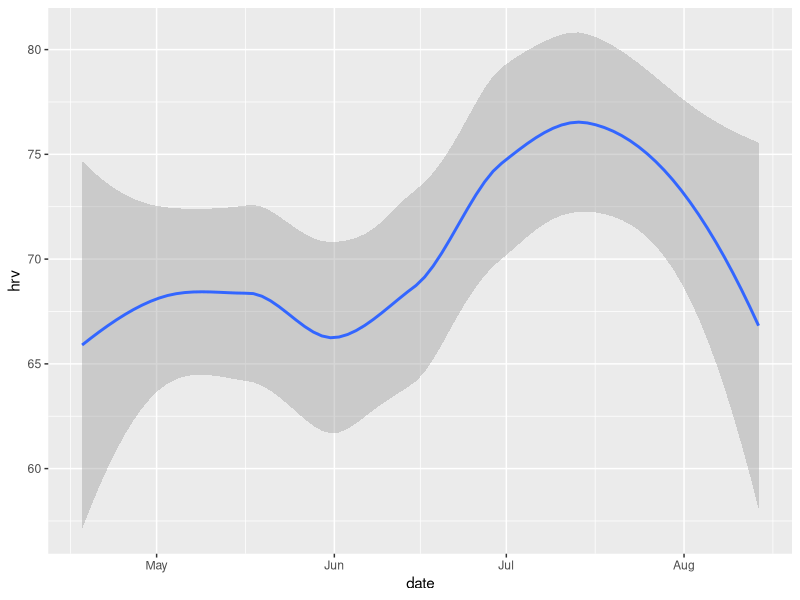
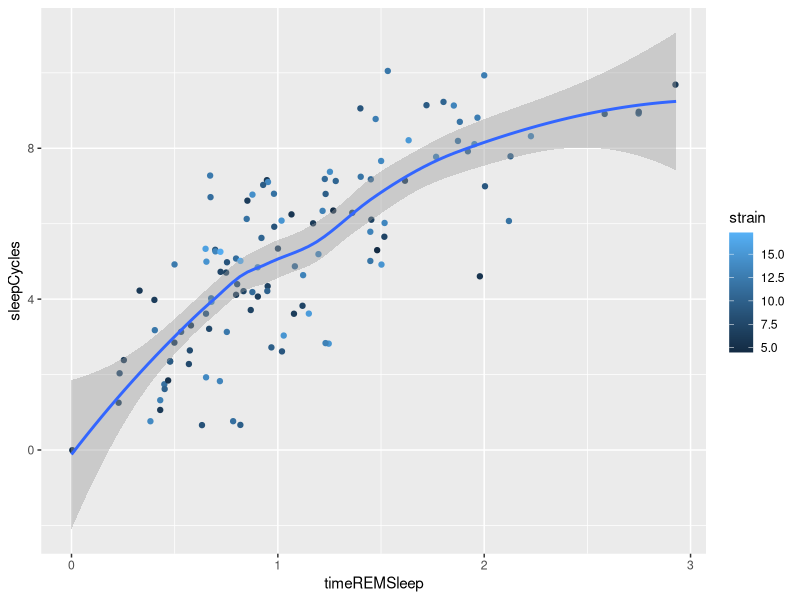
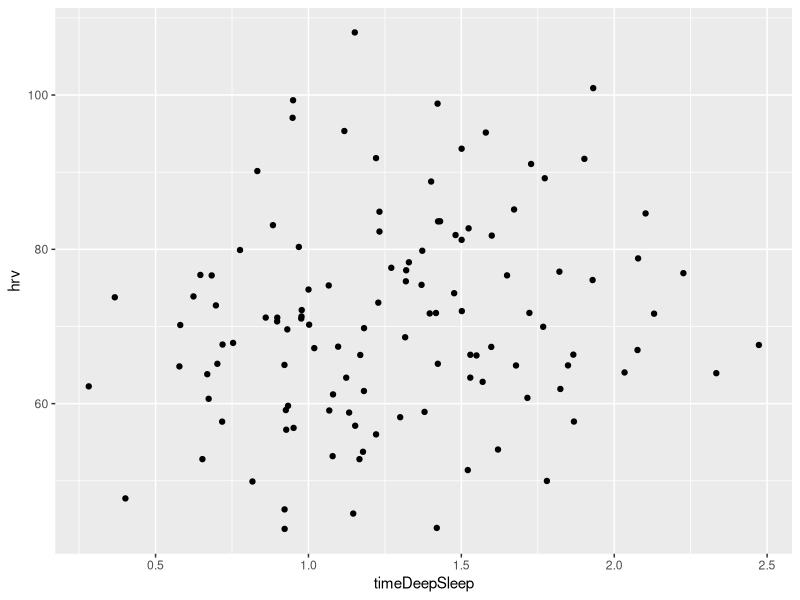
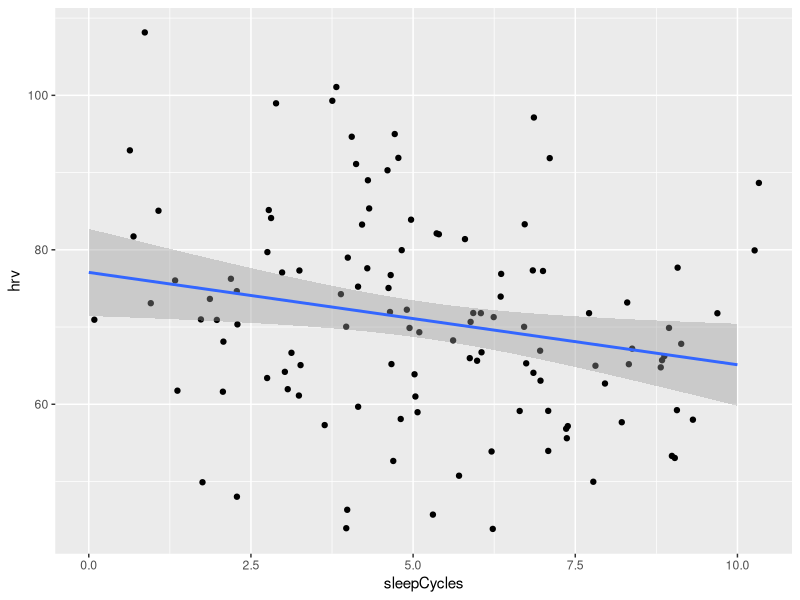
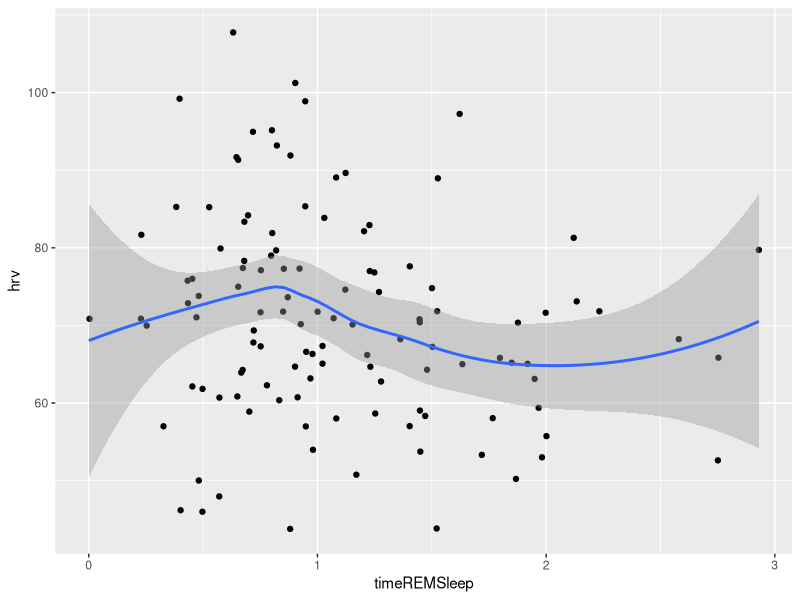
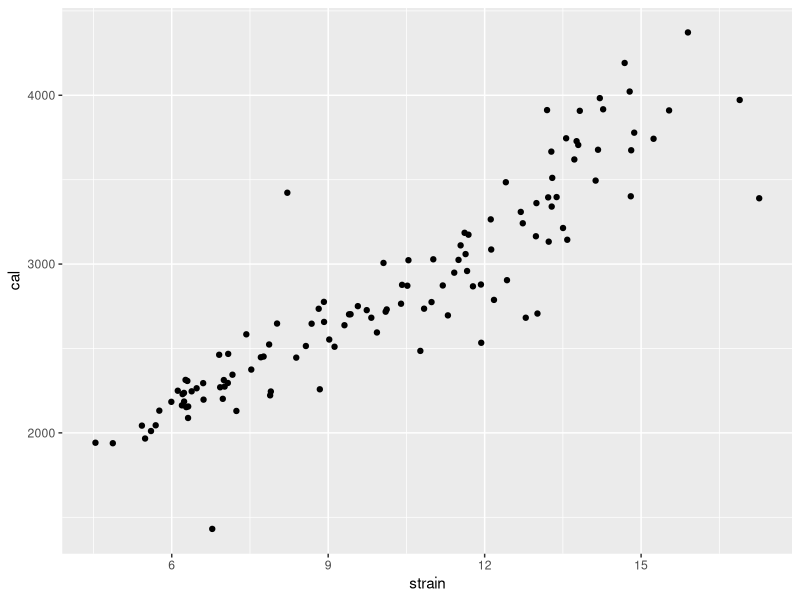
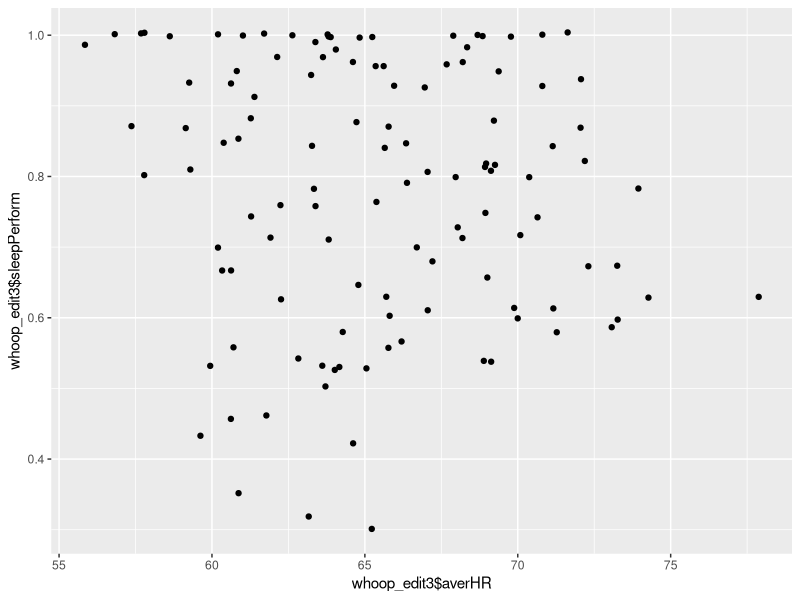
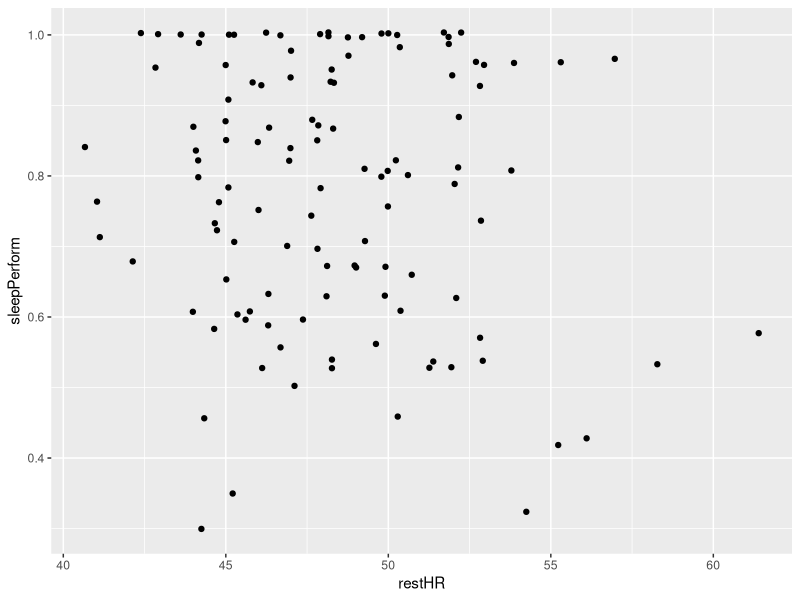

Write R code to recreate these figures, in order.
# load gdata package
library(gdata)

# load dplyr
library(dplyr)

whoop_df_original <- read.csv("capstone_WHOOP_data_14aug_18apr.csv", header = TRUE)
whoop_df_original
class(whoop_df_original)
names(whoop_df_original)
str(whoop_df_original)
summary(whoop_df_original)

# create new data frame to edit
whoop_edit <- whoop_df_original

# remove empty rows 120 - 179
whoop_edit <- whoop_edit[-c(120:179), ]
View(whoop_edit)
summary(whoop_edit)

#new data frame to edit Recovery column; convert from factors to numerics
whoop_edit_recovery <- whoop_edit
whoop_edit_recovery$Recovery <- as.numeric(sub("%", "e-2", whoop_edit_recovery$Recovery))
class(whoop_edit_recovery$Recovery)
whoop_edit_recovery$Recovery
View(whoop_edit_recovery)

# new data frame to edit Sleep Performance column
class(whoop_edit_recovery$Sleep.Performance)
whoop_edit_sleep_perf <- whoop_edit_recovery
whoop_edit_sleep_perf$Sleep.Performance <- as.numeric(sub("%", "e-2", whoop_edit_sleep_perf$Sleep.Performance))
class(whoop_edit_sleep_perf$Sleep.Performance)


#save updates to new data frame, whoop_edit2
whoop_edit2 <- whoop_edit_sleep_perf
View(whoop_edit2)
mean(whoop_edit2$Sleep.Performance, na.rm = TRUE)

names(whoop_edit2) = c("date", "strain", "recovery", "sleepPerform", "maxHR", "averHR", "cal", "hrv", "restHR", "timeInBed", "timeLightSleep", "timeREMSleep", "timeDeepSleep", "totalSleep", "sleepCycles")
colnames(whoop_edit2)

cor(whoop_edit2[c("strain", "recovery", "sleepPerform", "maxHR", "averHR", "cal", "hrv", "restHR", "timeInBed", "timeLightSleep", "timeREMSleep", "timeDeepSleep", "totalSleep", "sleepCycles")])

# data frame to edit date column
library(lubridate)
date_whoop_edit = whoop_edit2
class(date_whoop_edit$date)

date_whoop_edit$date = dmy(date_whoop_edit$date)
class(date_whoop_edit$date)
str(date_whoop_edit)

whoop_edit3 = date_whoop_edit

cor(whoop_edit3$hrv, whoop_edit3$recovery)


#load ggplot libary
library(ggplot2)
ggplot(whoop_edit3, aes(x = date, y = hrv)) + geom_smooth() 
ggplot(whoop_edit3, aes(x = timeREMSleep, y = sleepCycles, col = strain)) + geom_jitter() + stat_smooth(method = "loess")
ggplot(whoop_edit3, aes(x = timeDeepSleep, y = hrv)) + geom_jitter()
ggplot(whoop_edit3, aes(x = sleepCycles, y = hrv)) + geom_jitter() + stat_smooth(method = "lm")
ggplot(whoop_edit3, aes(x = timeREMSleep, y = hrv)) + geom_jitter() + stat_smooth()
ggplot(whoop_edit3, aes(x = strain, y = cal)) + geom_jitter()
ggplot(whoop_edit3, aes(x = whoop_edit3$averHR, y = whoop_edit3$sleepPerform)) + geom_jitter()
ggplot(whoop_edit3, aes(x = restHR, y = sleepPerform)) + geom_jitter()
ggplot(whoop_edit3, aes(x = restHR, y = recovery)) + geom_jitter()
ggplot(whoop_edit3, aes(x = hrv, y = recovery)) + geom_jitter()
ggplot(whoop_edit3, aes(x = strain, y = restHR)) + geom_jitter()


ggplot(whoop_edit2, aes(x = whoop_edit2$hrv)) + geom_histogram()
ggplot(whoop_edit2, aes(x = whoop_edit2$recovery)) + geom_histogram()
ggplot(whoop_edit2, aes(x = whoop_edit2$sleepPerform)) + geom_histogram()
ggplot(whoop_edit2, aes(x = whoop_edit2$sleepPerform, y = whoop_edit2$recovery)) + scale_x_log10() + scale_y_log10() + geom_jitter()
ggplot(whoop_edit2, aes(x = whoop_edit2$strain)) + geom_histogram()
ggplot(whoop_edit2, aes(x = whoop_edit2$cal)) + geom_histogram()
ggplot(whoop_edit2, aes(x = whoop_edit2$maxHR, y = whoop_edit2$strain)) + geom_jitter()
ggplot(whoop_edit2, aes(x = whoop_edit2$averHR, y = whoop_edit2$strain, color = whoop_edit2$sleepPerform)) + geom_jitter()
ggplot(whoop_edit2, aes(x = whoop_edit2$averHR, y = whoop_edit2$restHR)) + geom_jitter()
ggplot(whoop_edit2, aes(x = whoop_edit2$averHR, y = whoop_edit2$sleepPerform)) + geom_jitter()


#ggplot(df_original, aes(x = df_original$Calories)) + geom_histogram()
#ggplot(df_original, aes(x = df_original$Total.Sleep..hrs.)) + geom_histogram()
#ggplot(df_original, aes(x = df_original$Sleep.Cycles)) + geom_histogram()
#ggplot(df_original, aes(x = df_original$Strain)) + geom_histogram()
#ggplot(df_original, aes(x = df_original$Calories, y = df_original$Time.in.Bed..hrs.)) + geom_point()
#ggplot(df_original, aes(x = df_original$Strain, y = df_original$Recovery)) + geom_point()
